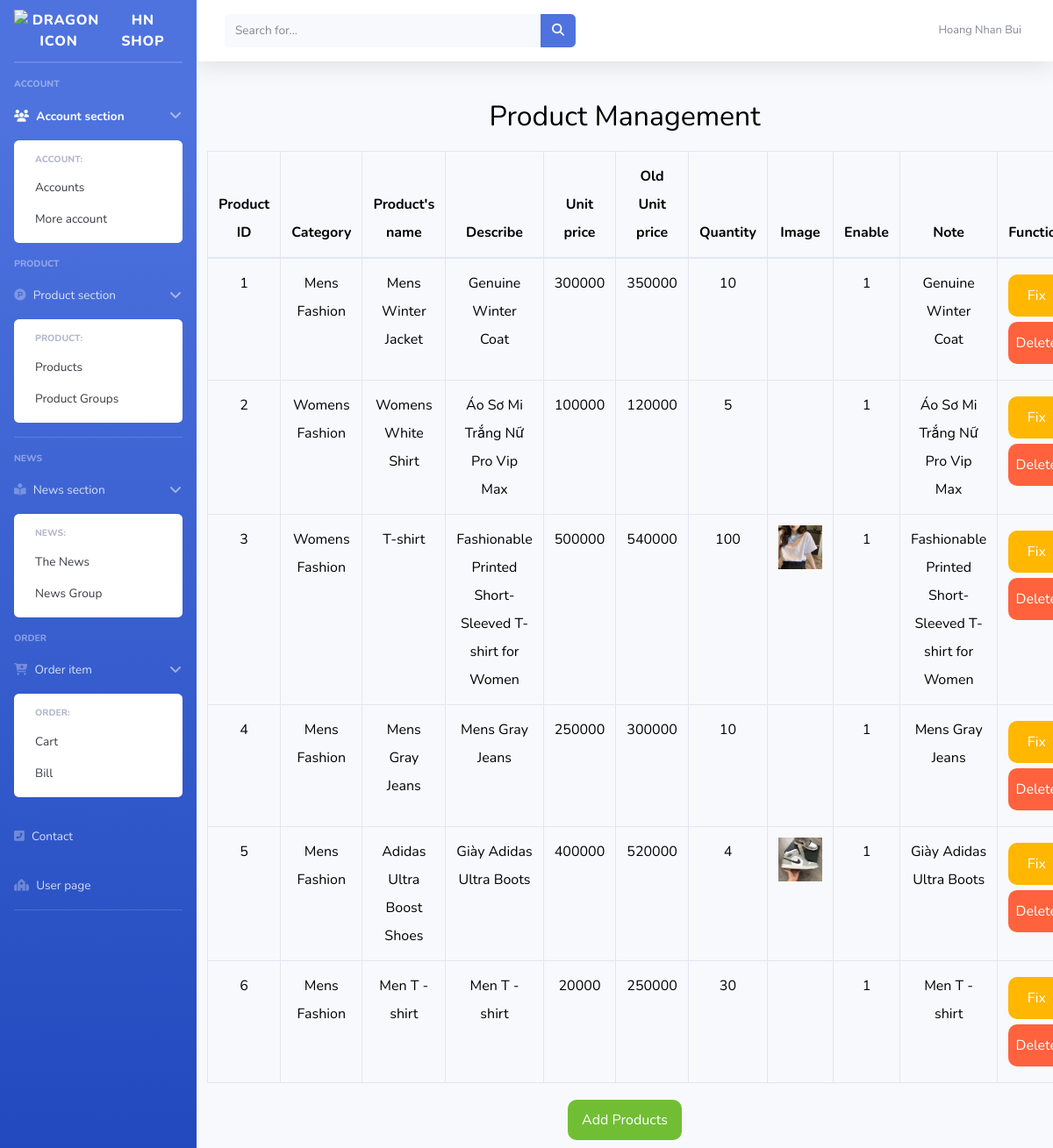
The page /sanpham.php on the database as committed earlier.
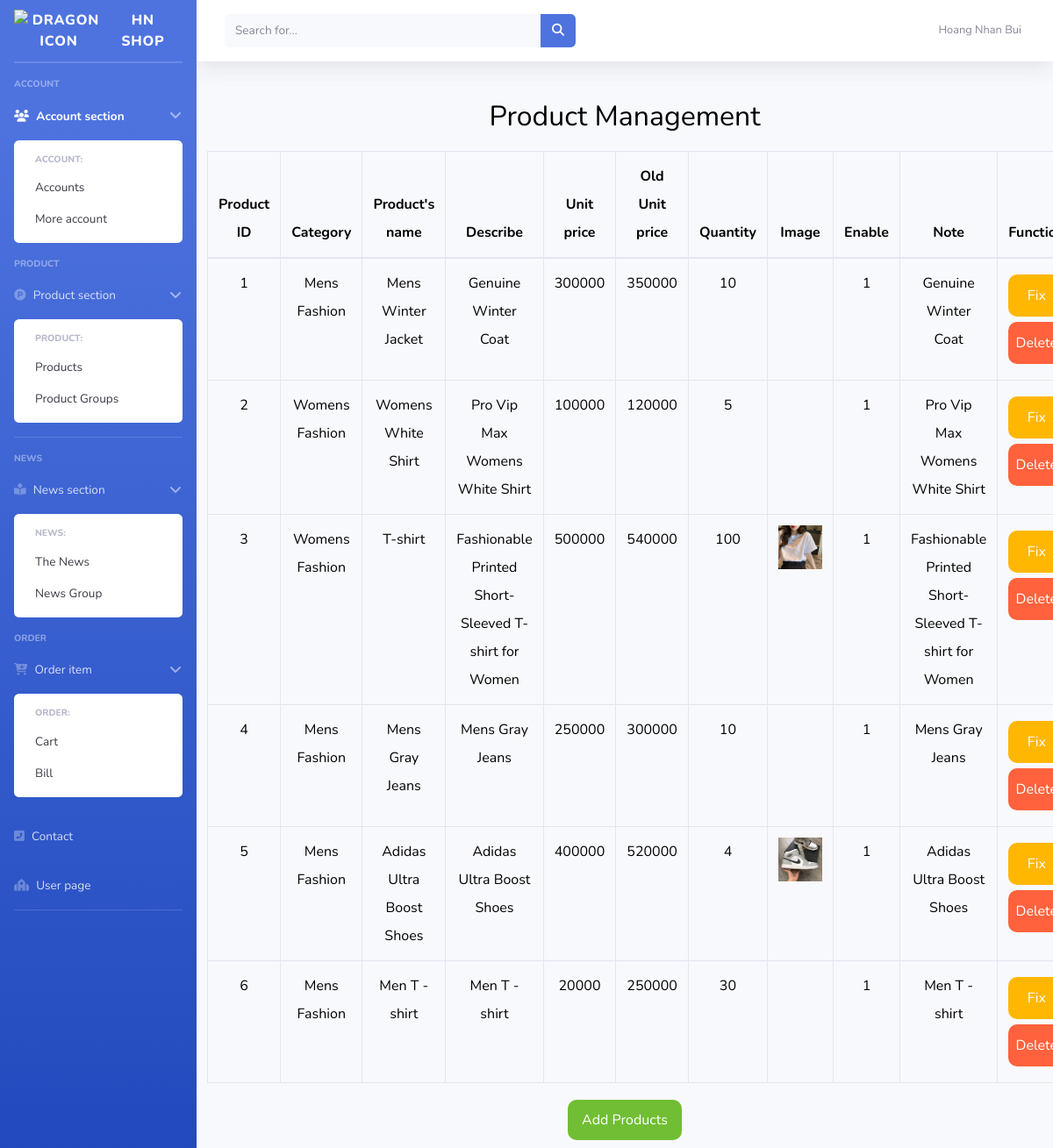
The same page on the database as committed later.
### tables this page shows
CREATE TABLE `sanpham` (
  `masp` int(10) NOT NULL,
  `nhom_id` varchar(11) NOT NULL,
  `tensp` varchar(30) NOT NULL,
  `mota` text NOT NULL,
  `soluong` int(200) NOT NULL,
  `dongia` int(11) NOT NULL,
  `dongiaold` int(100) NOT NULL,
  `img` varchar(200) NOT NULL,
  `enable` tinyint(11) NOT NULL,
  `ghichu` varchar(100) NOT NULL
);

CREATE TABLE `sanpham_nhom` (
  `id` int(10) NOT NULL,
  `tennhom` varchar(30) NOT NULL,
  `ghichu` varchar(100) NOT NULL
);

### ketnoi.php (called while the page is built, shortened)
<?php
class ketnoi {
    private $servername = "localhost";
    private $username = "root";
    private $password = "";
    private $dbname = "finalwebdb";
    function __construct() {
        $this->conn = mysqli_connect($this->servername, $this->username, $this->password, $this->dbname);
    }
}
?>

### function_sanpham.php (called while the page is built, shortened)
<?php
include "ketnoi.php";
class sanpham extends ketnoi{
    function hienthi(){
        $sql = "SELECT sanpham.*, sanpham_nhom.tennhom FROM sanpham, sanpham_nhom WHERE sanpham.nhom_id = sanpham_nhom.id ";
        $result = mysqli_query($this->conn, $sql);
        return $result;
    }
    }
?>

### sanpham.php (the view)
<?php include "headerquantri.php";?>
<?php
    include "function_sanpham.php";
    $sanpham = new sanpham();
    $result = $sanpham->hienthi();
    $count= mysqli_num_rows($result);
?>
    <div class="example">
        <div class="container">
            <div class="row">
                <h2 class="heading_admin">Product Management </h2>
                <table class="table table-bordered">
                    <thead>
                        <tr>
                            <th>Product ID</th>
                            <th>Category</th>
                            <th>Product's name</th>
                            <th>Describe</th>
                            <th>Unit price</th>
                            <th>Old Unit price</th>
                            <th>Quantity</th>
                            <th>Image </th>
                            <th>Enable</th>
                            <th>Note</th>
                            <th>Function</th>
                        </tr>
                    </thead>
                    <tbody>
                        <?php if ($count > 0){
                        while ($row = mysqli_fetch_assoc($result)) { ?>
                            <tr>
                                <td>
                                    <?PHP echo $row["masp"] ?>
                                </td>
                                <td>
                                    <?PHP echo $row["tennhom"] ?>
                                </td>
                                <td>
                                    <?PHP echo $row["tensp"] ?>
                                </td>
                                <td>
                                    <?PHP echo $row["mota"] ?>
                                </td>
                                <td>
                                    <?PHP echo $row["dongia"] ?>
                                </td>
                                <td>
                                    <?PHP echo $row["dongiaold"] ?>
                                </td>
                                <td>
                                    <?PHP echo $row["soluong"] ?>
                                </td>
                                <td>
                                   <img src="./upload/<?php echo $row['img']?>"alt="" width="50">
                                </td>
                                <td>
                                    <?PHP echo ($row['enable']==1) ?>
                                </td>
                                 <td>
                                    <?PHP echo $row["ghichu"] ?>
                                </td>
                                <td>
                                    <a class="link_admin link_admin-fix" href="suasanpham.php?masp=<?PHP echo $row["masp"] ?>" style="text-decoration: none">Fix</a>
                                    <a class="link_admin link_admin-delete" href="xoasanpham.php?masp=<?PHP echo $row["masp"] ?>" style="text-decoration: none">Delete</a>
                                </td>
                            </tr>
                        <?PHP }
                         }   ?>
                    </tbody>
                </table>
                    <div class="link_admin-footer">
                        <a class="link_admin-btn" href="themsanpham.php" >Add Products</a>
                    </div>
            </div>
        </div>
    </div>
</body>
</html>

### headerquantri.php (shortened to what this page needs)
<!DOCTYPE html>
<html lang="en">
<head>
    <link href="quantri/vendor/fontawesome-free/css/all.min.css" rel="stylesheet" type="text/css">
    <link href="quantri/css/sb-admin-2.min.css" rel="stylesheet">
    <link href="quantri/css/sb-admin-2.css" rel="stylesheet">
    <link rel="stylesheet" href="https://cdnjs.cloudflare.com/ajax/libs/font-awesome/6.4.0/css/all.min.css" />
    <link rel="stylesheet" href="https://cdnjs.cloudflare.com/ajax/libs/normalize/8.0.1/normalize.min.css" />
</head>
<body id="page-top">
    <div id="wrapper">
        <ul class="navbar-nav bg-gradient-primary sidebar sidebar-dark accordion" id="accordionSidebar">
            <a class="sidebar-brand d-flex align-items-center justify-content-center" href="index_home.php">
                <div class="sidebar-brand-icon">
                    <img src="assets\img\iconweb1.png" alt="Dragon Icon" style="width: 40px; height: 40px;">
                </div>
                <div class="sidebar-brand-text mx-3">HN SHOP<sup></sup></div>
            </a>
            <hr class="sidebar-divider my-0">
            <hr class="sidebar-divider">
            <div class="sidebar-heading">
              Account
            </div>
            <li class="nav-item active">
                <a class="nav-link" href="#" data-toggle="collapse" data-target="#collapsePages" aria-expanded="true"
                    aria-controls="collapsePages">
                    <i class="fa-solid fa-users"></i>
                    <span>Account section</span>
                </a>
                <div id="collapsePages" class="collapse show" aria-labelledby="headingPages"
                    data-parent="#accordionSidebar">
                    <div class="bg-white py-2 collapse-inner rounded">
                        <h6 class="collapse-header">Account:</h6>
                        <a class="collapse-item" href="taikhoan.php">Accounts</a>
                        <a class="collapse-item" href="themtaikhoan.php">More account</a>
                    </div>
                </div>
            </li>
            <div class="sidebar-heading">
               Product
            </div>
            <li class="nav-item">
                <a class="nav-link collapsed" href="#" data-toggle="collapse" data-target="#collapseTwo"
                    aria-expanded="true" aria-controls="collapseTwo">
                    <i class="fa-brands fa-product-hunt"></i>
                    <span>Product section</span>
                </a>
                <div id="collapseTwo" class="collapse" aria-labelledby="headingTwo" data-parent="#accordionSidebar">
                    <div class="bg-white py-2 collapse-inner rounded">
                        <h6 class="collapse-header">Product:</h6>
                        <a class="collapse-item" href="sanpham.php">Products</a>
                        <a class="collapse-item" href="sanpham_nhom.php">Product Groups</a>
                    </div>
                </div>
            </li>
            <hr class="sidebar-divider">
            <div class="sidebar-heading">
               News
            </div>
            <li class="nav-item">
                <a class="nav-link collapsed" href="#" data-toggle="collapse" data-target="#collapseTwo"
                    aria-expanded="true" aria-controls="collapseTwo">
                    <i class="fa-solid fa-book-open-reader"></i>
                    <span>News section</span>
                </a>
                <div id="collapseTwo" class="collapse" aria-labelledby="headingTwo" data-parent="#accordionSidebar">
                    <div class="bg-white py-2 collapse-inner rounded">
                        <h6 class="collapse-header">News:</h6>
                        <a class="collapse-item" href="tintuc.php">The News</a>
                        <a class="collapse-item" href="tintuc_nhom.php">News Group</a>
                    </div>
                </div>
            </li>
            <div class="sidebar-heading">
               Order
            </div>
            <li class="nav-item">
                <a class="nav-link collapsed" href="#" data-toggle="collapse" data-target="#collapseTwo"
                    aria-expanded="true" aria-controls="collapseTwo">
                    <i class="fa-solid fa-cart-plus"></i>
                    <span>Order item</span>
                </a>
                <div id="collapseTwo" class="collapse" aria-labelledby="headingTwo" data-parent="#accordionSidebar">
                    <div class="bg-white py-2 collapse-inner rounded">
                        <h6 class="collapse-header">Order:</h6>
                        <a class="collapse-item" href="giohang.php">Cart</a>
                        <a class="collapse-item" href="hoadon.php">Bill</a>
                    </div>
                </div>
            </li>
            <li class="nav-item">
                <a class="nav-link" href="lienhe.php">
                    <i class="fa-solid fa-square-phone-flip"></i>
                    <span>Contact</span></a>
            </li>
            <li class="nav-item">
                <a class="nav-link" href="index_home.php">
                    <i class="fa-solid fa-synagogue"></i>
                    <span>User page</span></a>
            </li>
            <hr class="sidebar-divider d-none d-md-block">
        </ul>
        <div id="content-wrapper" class="d-flex flex-column">
            <div id="content">
                <nav class="navbar navbar-expand navbar-light bg-white topbar mb-4 static-top shadow">
                    <form
                        class="d-none d-sm-inline-block form-inline mr-auto ml-md-3 my-2 my-md-0 mw-100 navbar-search">
                        <div class="input-group">
                            <input type="text" class="form-control bg-light border-0 small" placeholder="Search for..."
                                aria-label="Search" aria-describedby="basic-addon2">
                            <div class="input-group-append">
                                <button class="btn btn-primary" type="button">
                                    <i class="fas fa-search fa-sm"></i>
                                </button>
                            </div>
                        </div>
                    </form>
                    <ul class="navbar-nav ml-auto">
                        <li class="nav-item dropdown no-arrow">
                            <a class="nav-link dropdown-toggle" href="#" id="userDropdown" role="button"
                                data-toggle="dropdown" aria-haspopup="true" aria-expanded="false">
                                <span class="mr-2 d-none d-lg-inline text-gray-600 small">Hoang Nhan Bui</span>
                            </a>
                        </li>
                    </ul>
                </nav>

### headerquantri.php (style rules this page uses)
#collapseTwo { display:block; }
.sidebar .nav-item .nav-link[data-toggle="collapse"].collapsed::after { transform:rotate(90deg); }
.heading_admin { color:black; width: 100%; text-align:center; margin:20px 0; }
.container { border-radius:10px; }
.table { color:black; text-align:center; font-size:16px; line-height:32px; border-radius:2px; }
.link_admin { display:block; color:white; padding:8px; margin:6px 0; border-radius:10px; transition:background-color ease-in .2s; }
.link_admin-fix { background-color: #ffb702; }
.link_admin-delete { background-color: #ff623d; }
.link_admin-footer { width: 100%; text-align: center; padding-bottom:20px; margin-top: 14px; }
a.link_admin-btn { color:white; text-decoration:none; background-color: #71be34; padding:12px 16px; border-radius:10px; margin-top:5px; transition:background-color ease-in .2s; }

Rows that differ between the two databases and show on the page:
changed sanpham "2": mota "Áo Sơ Mi Trắng Nữ Pro Vip Max" → "Pro Vip Max Womens White Shirt"; ghichu "Áo Sơ Mi Trắng Nữ Pro Vip Max" → "Pro Vip Max Womens White Shirt"
changed sanpham "5": mota "Giày Adidas Ultra Boots" → "Adidas Ultra Boost Shoes"; ghichu "Giày Adidas Ultra Boots" → "Adidas Ultra Boost Shoes"
